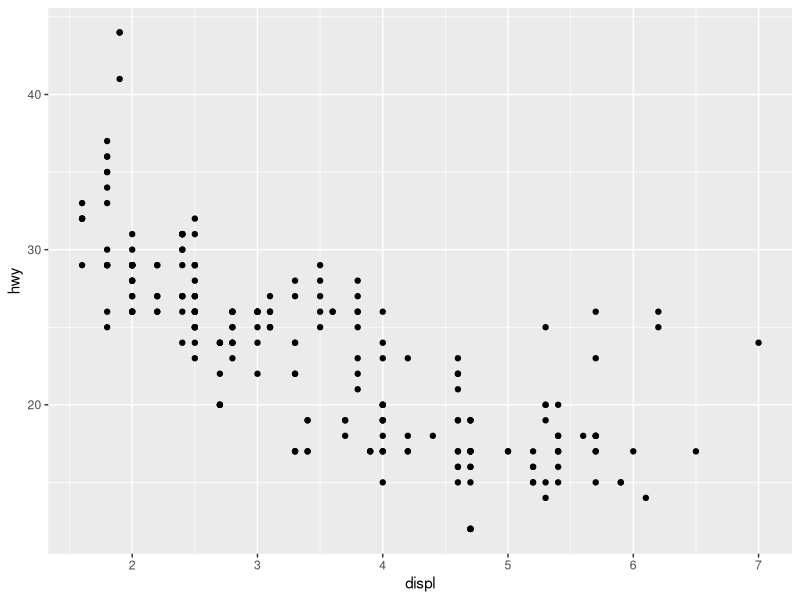
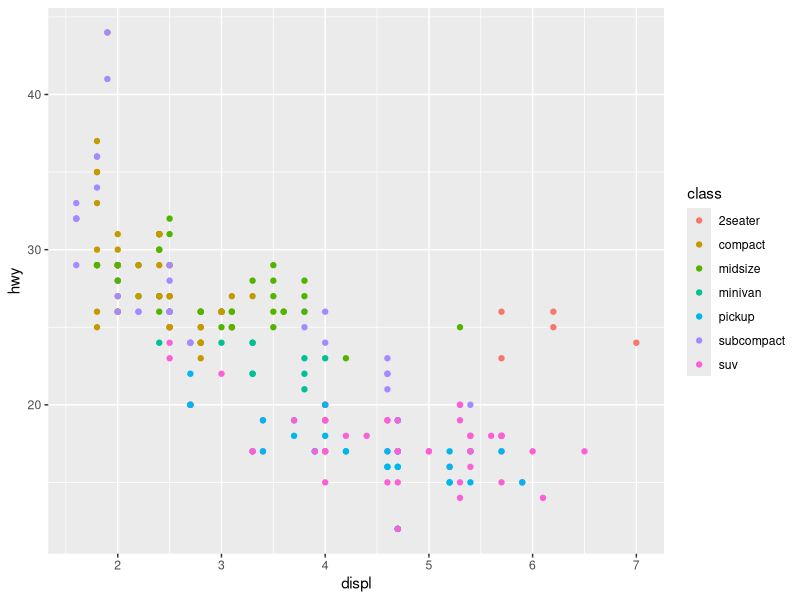
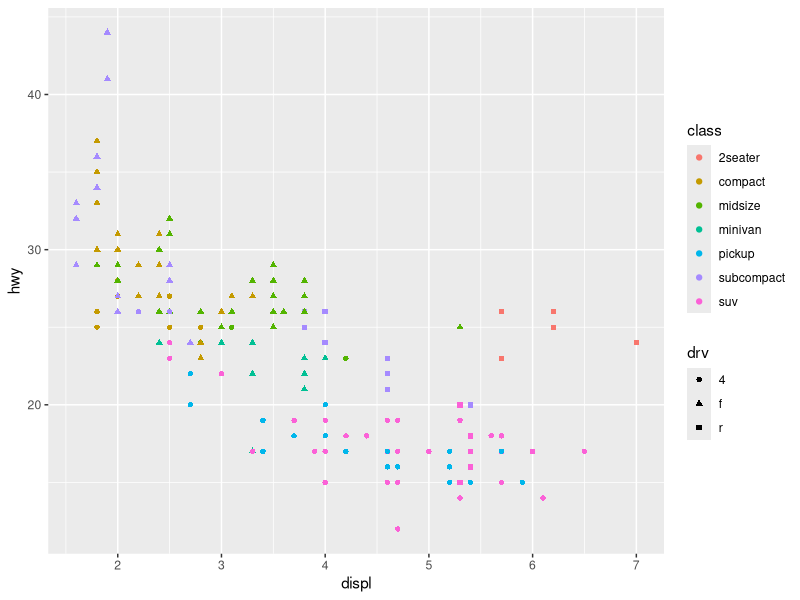
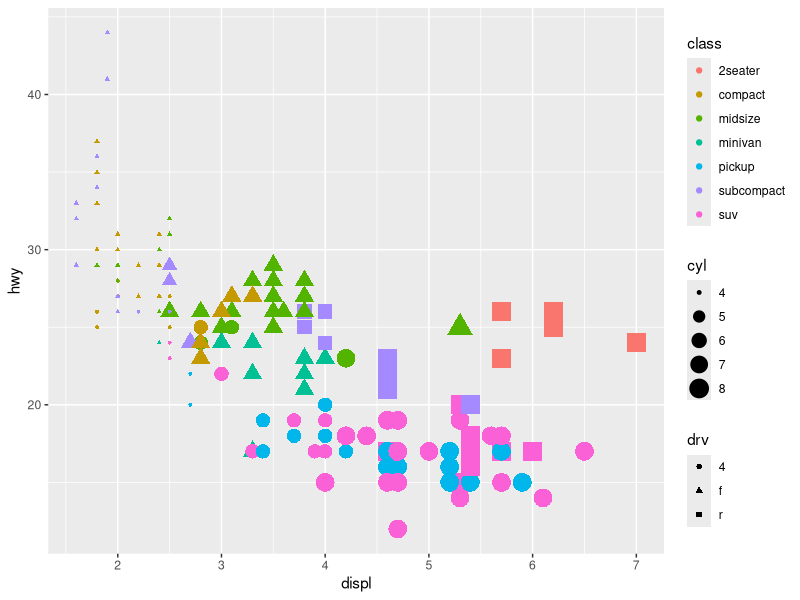
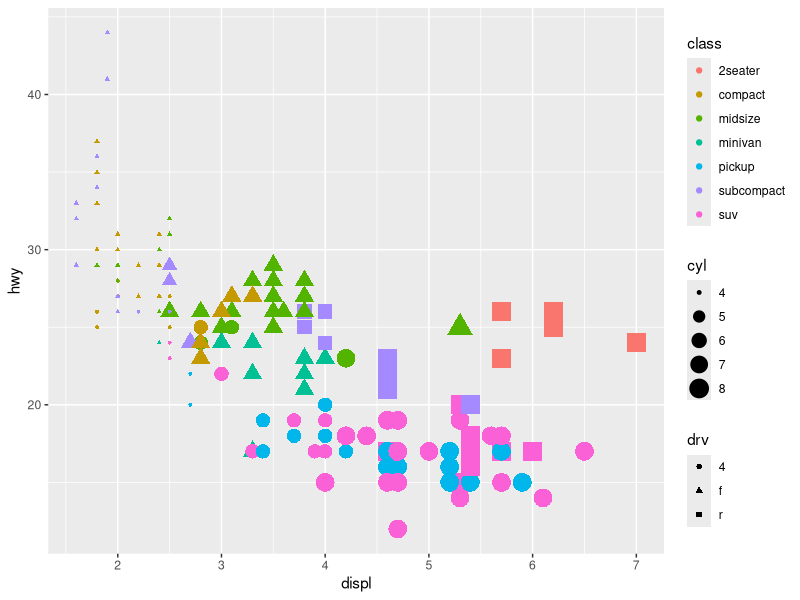

Here is the R script that generated these plots, in order:
#Chau Huynh, 11/03/2020 Quiz 3

install.packages("tidyverse")
library(tidyverse)

# Question 1: The dataset mpg dataset is a base R dataset which includes data on fuel efficiency of a number
# of makes and models of automobile Have a look at this dataset using the View() command.
# how many observations and how many variables does this dataset have? (provide the code 
# and result from the console window) (hint:use the nrow() and ncol() and/or the dim() R functions)
view(mpg) 
nrow(mpg) 
ncol(mpg) 
dim(mpg)
# There are 234 observations and 11 variables. 
# Nrow=234, Ncol=11, Dim=234 11

ggplot(data = mpg) + geom_point(mapping = aes(x = displ, y = hwy))
# Question 2. Modify and run the ggplot code to make each class of vehicle a different colour
ggplot (data=mpg) + geom_point(mapping = aes(x=displ, y=hwy, color=class)) 

# Question 3. Further modify and run the code to use a different shape to plot vehicles
# according whether vehicle is front, rear or 4 wheel drive (drv)
ggplot (data=mpg) + geom_point(mapping = aes(x=displ, y=hwy, color=class, shape=drv)) 

# Question 4. Further modify and run the code to make the size of each point on the plot proportional
# to the number of cylinders the vehicle's engine has (cyl)
ggplot (data=mpg) + geom_point(mapping = aes(x=displ, y=hwy, color=class, shape=drv, size=cyl))

# Question 5. Modify the code to add a suitable title of your choice to your plot
ggplot (data=mpg) + geom_point(mapping = aes(x=displ, y=hwy, color=class, shape=drv, size=cyl))
ggtitle("Comparing highway fuel efficiency vs. engine size for vehicles")


